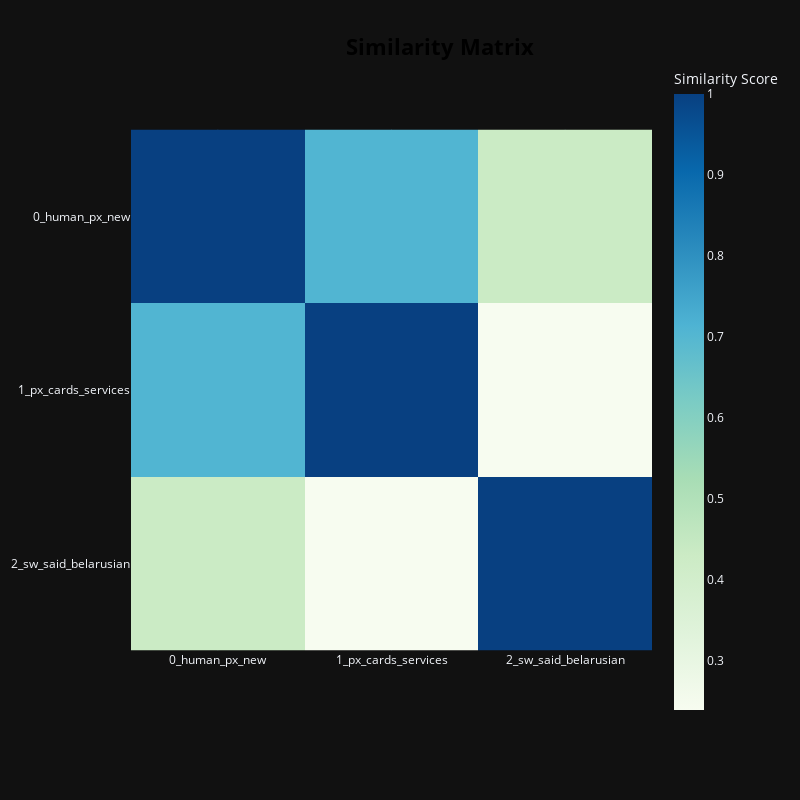

The cell this chart's notebook holds for it:
### Code cell
topic_model.visualize_heatmap()

### Figure 1 — Plotly figure (JSON) as saved in the notebook; plotly's stock layout.template omitted (floating-point values rounded to 4 significant figures)
{"data": [{"coloraxis": "coloraxis", "name": "0", "x": ["0_human_px_new", "1_px_cards_services", "2_sw_said_belarusian"], "y": ["0_human_px_new", "1_px_cards_services", "2_sw_said_belarusian"], "z": [[1.0, 0.7083, 0.4311], [0.7083, 1.0, 0.2387], [0.4311, 0.2387, 1.0]], "type": "heatmap", "xaxis": "x", "yaxis": "y", "hovertemplate": "x: %{x}<br>y: %{y}<br>Similarity Score: %{z}<extra></extra>"}], "layout": {"xaxis": {"anchor": "y", "domain": [0.0, 1.0], "scaleanchor": "y", "constrain": "domain"}, "yaxis": {"anchor": "x", "domain": [0.0, 1.0], "autorange": "reversed", "constrain": "domain"}, "coloraxis": {"colorbar": {"title": {"text": "Similarity Score"}}, "colorscale": [[0.0, "rgb(247,252,240)"], [0.125, "rgb(224,243,219)"], [0.25, "rgb(204,235,197)"], [0.375, "rgb(168,221,181)"], [0.5, "rgb(123,204,196)"], [0.625, "rgb(78,179,211)"], [0.75, "rgb(43,140,190)"], [0.875, "rgb(8,104,172)"], [1.0, "rgb(8,64,129)"]]}, "margin": {"t": 60}, "title": {"font": {"size": 22, "color": "Black"}, "text": "<b>Similarity Matrix</b>", "y": 0.95, "x": 0.55, "xanchor": "center", "yanchor": "top"}, "hoverlabel": {"font": {"size": 16, "family": "Rockwell"}, "bgcolor": "white"}, "width": 800, "height": 800, "showlegend": true, "legend": {"title": {"text": "Trend"}}}}
